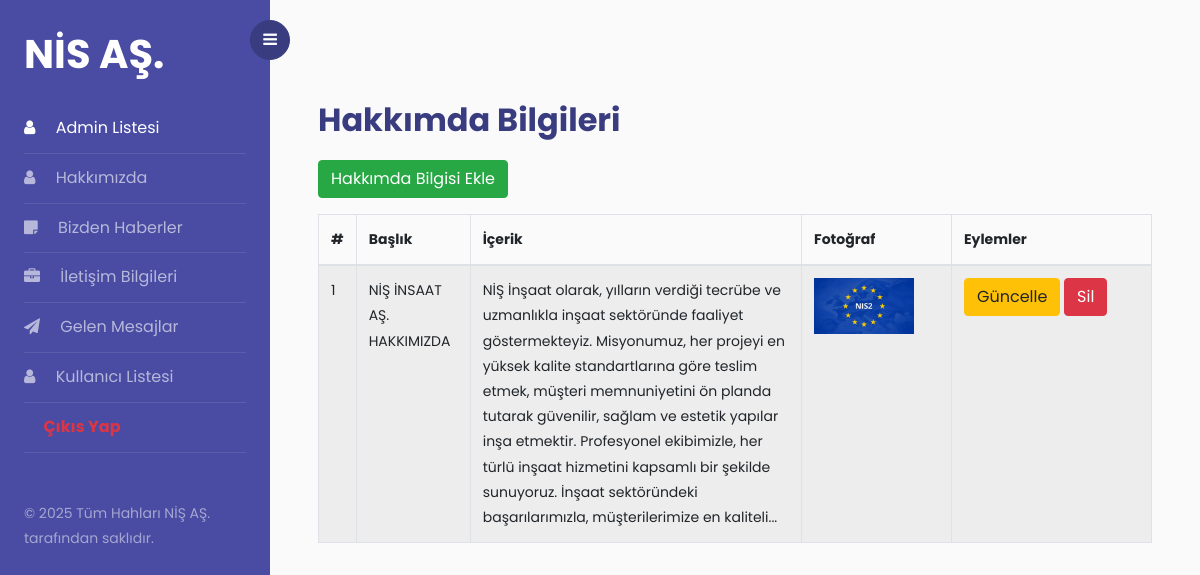
Screenshot of /page/admin/listAbout.php (signed in) with the database file from the repository.
### tables this page shows
CREATE TABLE IF NOT EXISTS `about` (
  `about_id` int NOT NULL AUTO_INCREMENT,
  `about_title` varchar(50) NOT NULL,
  `about_img` varchar(255) NOT NULL,
  `about_content` text NOT NULL,
  PRIMARY KEY (`about_id`)
);

### pullData/aboutData.php (called while the page is built, shortened)
<?php
require '../../action/baglan.php';
$stmt = $conn->prepare("SELECT * FROM about ORDER BY about_Id DESC");
$stmt->execute();
$result = $stmt->get_result();
$abouts = [];
if ($result->num_rows > 0) {
    while ($row = $result->fetch_assoc()) {
        $abouts[] = $row;
    }
}

### page/admin/listAbout.php (the view, shortened to what this page needs)
<?php
require_once('../../pullData/aboutData.php');
?>
<!DOCTYPE html>
<html lang="en">
<head>
</head>
<body>
    <div class="wrapper d-flex align-items-stretch">
        <?php
        include "../../admin_component/sidebar.php";
        ?>
        <div id="content" class="p-5">
            <h2 class="mt-5 mb-3 font-weight-bold" style="color:#393c7f">Hakkımda Bilgileri</h2>
            <a href="createAbout.php" class="btn btn-success mb-3">Hakkımda Bilgisi Ekle</a>
            <div class="table-responsive">
                <table class="table table-bordered table-striped table-hover">
                    <thead>
                        <tr>
                            <th>#</th>
                            <th>Başlık</th>
                            <th>İçerik</th>
                            <th>Fotoğraf</th>
                            <th>Eylemler</th>
                        </tr>
                    </thead>
                    <tbody>
                        <?php
                        if (!empty($abouts)) {
                            foreach ($abouts as $index => $row) {
                                echo "<tr>";
                                echo "<td>" . ($index + 1) . "</td>";
                                echo "<td>" . htmlspecialchars($row['about_title']) . "</td>";
                                $content = $row['about_content'];
                                $wordLimit = 50;
                                $words = explode(' ', $content);
                                if (count($words) > $wordLimit) {
                                    $content = implode(' ', array_slice($words, 0, $wordLimit)) . '...';
                                }
                                echo "<td>" . nl2br(htmlspecialchars($content)) . "</td>";
                                echo "<td style='width:150px;'><img src='../" . htmlspecialchars($row['about_img']) . "' alt='Hakkımda Fotoğrafı' width='100'></td>";
                                echo "<td style='width:200px;'>";
                                echo "<a href='editAbout.php?id=" . $row['about_id'] . "' class='btn btn-warning'>Güncelle</a> ";
                                echo "<a href='../../action/deleteAbout.php?id=" . $row['about_id'] . "' class='btn btn-danger' onclick=\"return confirm('Bu kaydı silmek istediğinize emin misiniz?');\">Sil</a>";
                                echo "</td>";
                                echo "</tr>";
                            }
                        } else {
                            echo "<tr><td colspan='5'>Hiç veri bulunamadı.</td></tr>";
                        }
                        ?>
                    </tbody>
                </table>
            </div>
        </div>
    </div>
</body>
</html>

### rows the page displays
about: about_title "NİŞ İNSAAT AŞ. HAKKIMIZDA", content "NİŞ İnşaat olarak, yılların verdiği tecrübe ve uzmanlıkla inşaat sektöründe faaliyet göstermekteyiz. Misyonumuz, her projeyi en yüksek kalite standartlarına göre teslim etmek, müşteri memnuniyetini ön planda tutarak güvenilir, sağlam ve estetik yapılar inşa etmektir. Profesyonel ekibimizle, her türlü inşaat hizmetini kapsamlı bir şekilde sunuyoruz. İnşaat sektöründeki başarılarımızla, müşterilerimize en kaliteli...", about_img (picture)
